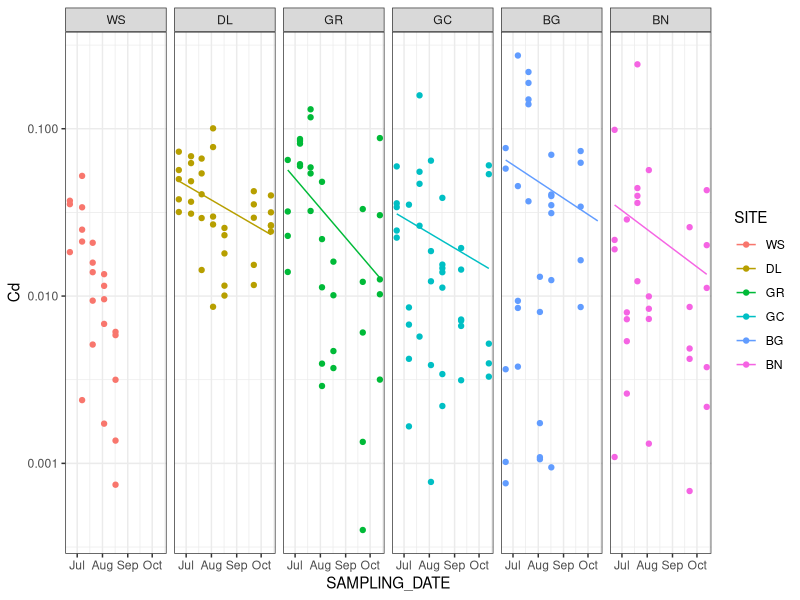

R code for this plot:
library("readr")
library("dplyr")
library("ggplot2"); theme_set(theme_bw())
library("scales")

#alldata <- data.frame(read_csv("2_incremental/20220420_STANDING_CROP.csv"))
alldata <- read_csv("2_incremental/20220420_STANDING_CROP_Rafa_Interpolation_Dont_Use.csv")

alldata$SAMPLING_DATE<-as.Date(alldata$SAMPLING_DATE, format = "%m/%d/%Y")

COMPARTMENTS <- alldata[which(alldata$SAMPLE_DESCRIPTOR == "EPIL"| alldata$SAMPLE_DESCRIPTOR == "EPIP" | alldata$SAMPLE_DESCRIPTOR == "FILA"),]

names(COMPARTMENTS)<-c("ROWNUM",names(COMPARTMENTS[c(2:ncol(COMPARTMENTS))]))
  
COMPARTMENTS$ROWNUM==1

COMPARTMENTS <- COMPARTMENTS[COMPARTMENTS$ROWNUM != 1, ]


#COMPARTMENTS <- alldata[which(alldata$SAMPLE_DESCRIPTOR == "EPIL"),]

#COMPARTMENTS <- COMPARTMENTS[which(COMPARTMENTS$SITE != "WS"),]

#COMPARTMENTS$SITE_DISTANCE<-c(WS=0,DL=44.9,GR=64.82,GC=89.22,BG=144.32,BN=167.82)[COMPARTMENTS$SITE]

#COMPARTMENTS<-COMPARTMENTS[-1,]#<- removed outlier*

####Big 5+Fe+Se####

#+39

BIG5.LABELS<-as.data.frame(na.omit(COMPARTMENTS[,c(c(3,4,5,6,7),c(13,19,22,25,35,40,49)+39)]))
BIG5.LABELS$SITE<-factor(BIG5.LABELS$SITE)
#BIG5.LABELS<-BIG5.LABELS[order(BIG5.LABELS$SAMPLE_DESCRIPTOR, decreasing = F), ]
names(BIG5.LABELS)[c(6:ncol(BIG5.LABELS))]<- c("As","Cd","Cu","Fe","Pb","Se","Zn")


# summarising all non-grouping variables

BIG5.LABELS<-distinct(BIG5.LABELS, SAMPLING_DATE, SITE,FIELD.REP, .keep_all= TRUE)

BIG5.LABELS[,c(5:12)] %>% mutate_if(is.character, as.numeric)
BIG5.LABELS[,3]<-as.character(BIG5.LABELS[,3])
BIG5.LABELS[,-4]
BIG5.GLM <- BIG5.LABELS[,-4] %>% group_by(SAMPLING_DATE, SITE, FIELD.REP) %>% summarise_all(sum)

####GLMS####

mix.int <- glm(Cd ~ SAMPLING_DATE * SITE, data = BIG5.GLM, 
               family=gaussian)

summary(mix.int)

coefficients(mix.int)

summary(residuals(mix.int))

pframe <- with(BIG5.GLM,
               expand.grid(SAMPLING_DATE=seq(min(SAMPLING_DATE),max(SAMPLING_DATE),length=2),
                           SITE=levels(SITE)))

levels(BIG5.GLM$SITE)

## add predicted values (on response scale) to prediction frame

pframe$Cd <- predict.glm(mix.int,newdata=pframe,type="response")


BIG5.GLM$SITE <- factor(BIG5.GLM$SITE, levels = c("WS","DL","GR","GC","BG","BN"), ordered = F)

plot2<- ggplot(BIG5.GLM, aes(SAMPLING_DATE, Cd, col = SITE))+
  geom_point() +
  geom_line(data=pframe)+
  scale_y_continuous(trans='log10', oob=squish)
  #geom_smooth(method = "glm", se = TRUE,
  #method.args = list(family = "gaussian"), linetype = "dashed")
  ## use prediction data here

#dev.new()

plot2 + facet_grid( ~ SITE)





